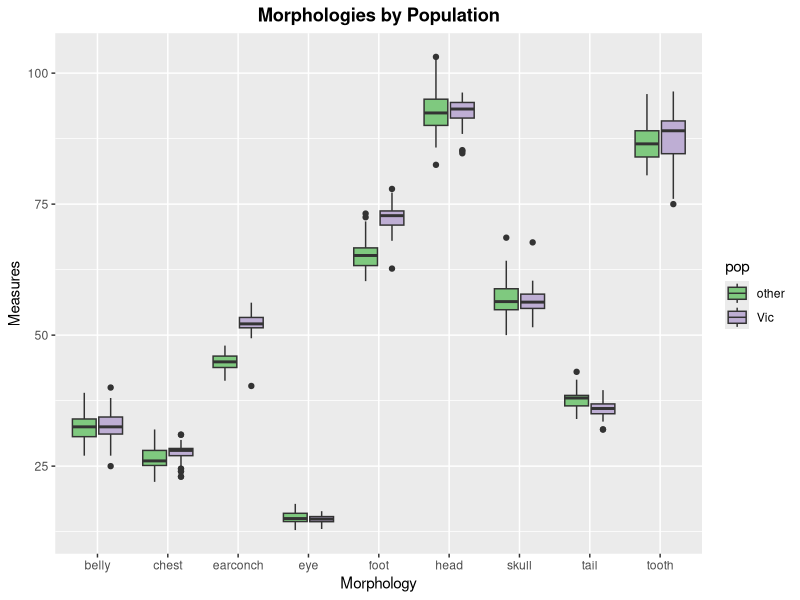
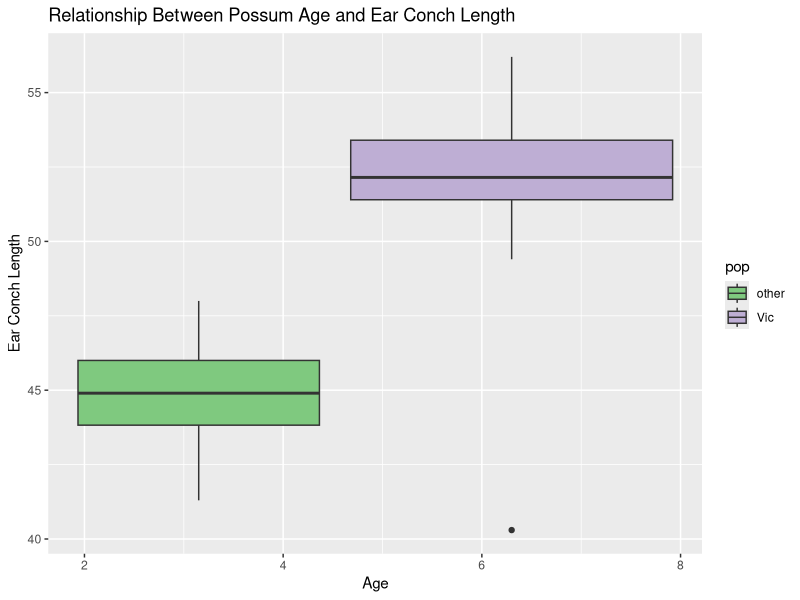
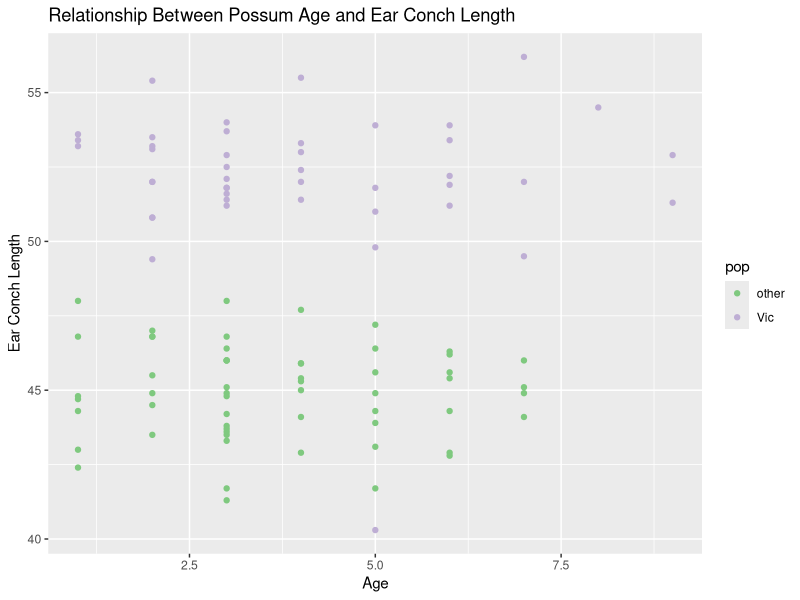
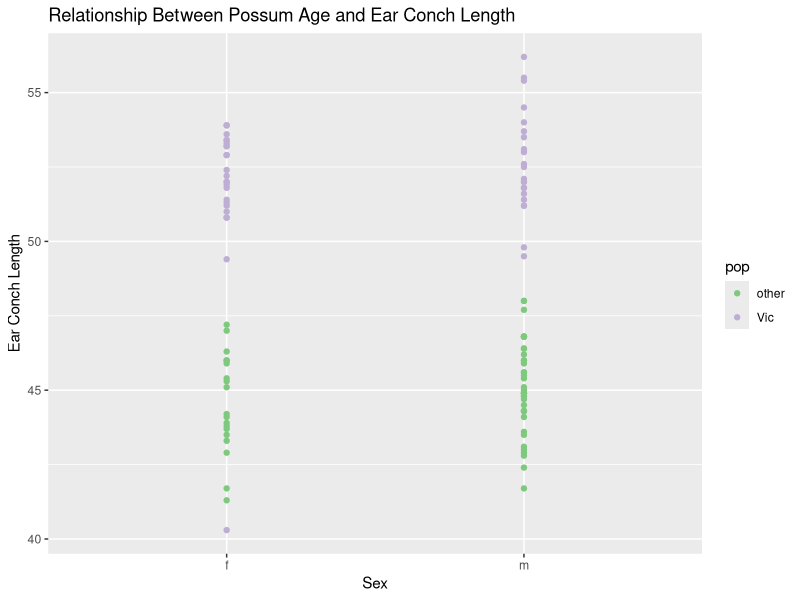
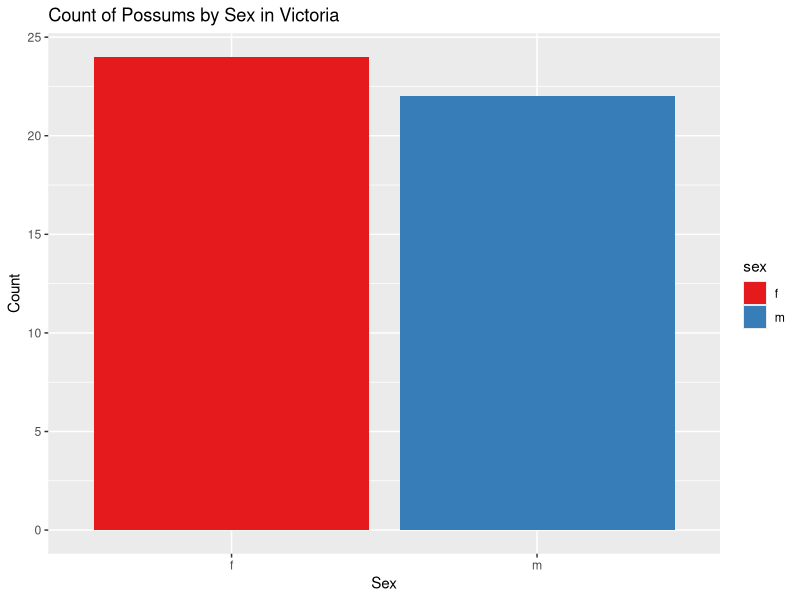
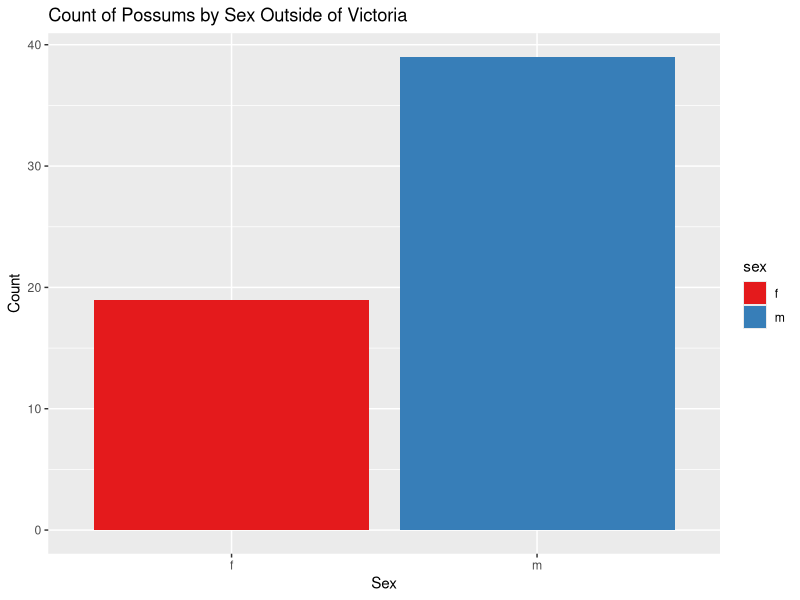
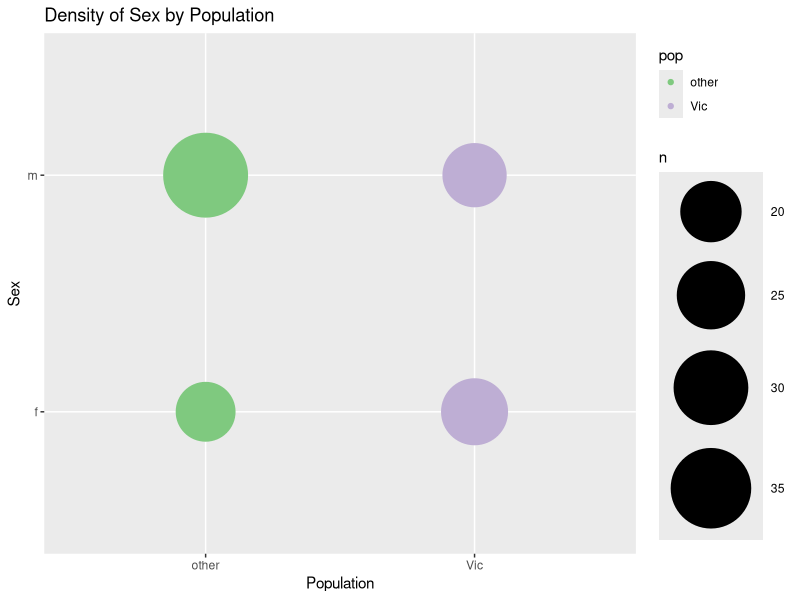
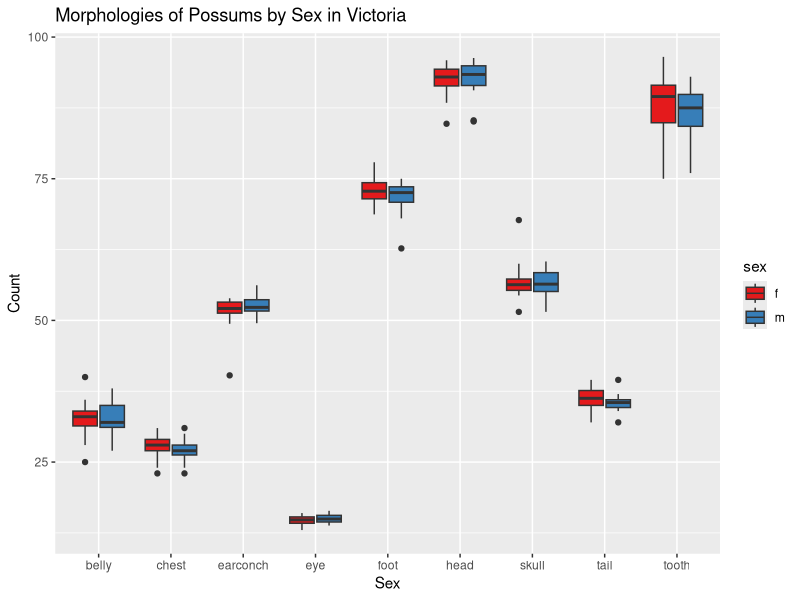

Write R code to recreate these figures, in order.
## ---- chunk 1
knitr::opts_chunk$set(echo = TRUE)
## ---- chunk 2
library(tidyverse)
library(skimr)
library("RColorBrewer")
## ---- chunk 3
 possum <- 
   readr::read_csv(file = "possum.csv", 
   na = c("", " ", "NA", "#N/A", "-999", "\\"))
## ---- chunk 4
# Check dimensions
dim(possum)

# Check column names
colnames(possum)

# Check for NA's
##install.packages("skimr")
possum %>% 
  skimr::skim()
## ---- chunk 5
possum <-
  possum%>% 
  dplyr::rename(
    pop = Pop, #population
    foot = footlgth, #foot length
    head = hdlngth, #head length
    skull = skullw, #skull width
    tail = taill, #tail length
    tooth = totlngth #tooth length
    ) 
possum
## ---- chunk 6
#rename X1 into sample
colnames(possum)<-c("sample", 
                    "case", 
                    "site", 
                    "pop", 
                    "sex",
                    "age",
                    "head",
                    "skull", 
                    "tooth", 
                    "tail", 
                    "foot", 
                    "earconch", 
                    "eye", 
                    "chest", 
                    "belly")
## ---- chunk 7
possum %>%   
  purrr::map_df(~ sum(is.na(.))) %>% 
  tidyr::gather(key="variables", value="num_nas") %>% 
  arrange(desc(num_nas))
## ---- chunk 8
possum %>% 
  gather(head, skull, tooth, tail, foot, earconch, eye, chest, belly, 
         key=morph, value=measure) %>%
  group_by(pop) %>% 
  ggplot(aes(x=morph, y=measure, fill=pop))+
    geom_boxplot()+
    labs(title="Morphologies by Population", 
       x = "Morphology",
       y = "Measures")+
  theme(plot.title = element_text(face="bold", hjust = 0.5))+
  scale_fill_brewer(palette = "Accent")
## ---- chunk 9
possum %>% 
  ggplot(aes(x=age, y=earconch, fill = pop))+
  geom_boxplot()+
  labs(title = "Relationship Between Possum Age and Ear Conch Length",
       x= "Age",
       y= "Ear Conch Length")+
  scale_fill_brewer(palette = "Accent")
## ---- chunk 10
possum %>% 
  ggplot(aes(x=age, y=earconch, color = pop))+
  geom_point()+
  labs(title = "Relationship Between Possum Age and Ear Conch Length",
       x= "Age",
       y= "Ear Conch Length")+
  scale_color_brewer(palette = "Accent")
## ---- chunk 11
possum %>% 
  ggplot(aes(x=sex, y=earconch, color = pop))+
  geom_point()+
  labs(title = "Relationship Between Possum Age and Ear Conch Length",
       x= "Sex",
       y= "Ear Conch Length")+
  scale_color_brewer(palette = "Accent")
## ---- chunk 12
# Count of Possums by Sex in Victoria
possum %>% 
  filter (pop == "Vic") %>% 
  ggplot(aes(x=sex, fill=sex))+
  geom_bar()+
  labs(title = "Count of Possums by Sex in Victoria",
       x= "Sex",
       y= "Count")+
  scale_fill_brewer(palette = "Set1")
## ---- chunk 13
# Count of Possums by Sex Outside of Victoria
possum %>% 
  filter (pop == "other") %>% 
  ggplot(aes(x=sex, fill=sex))+
  geom_bar()+
  labs(title = "Count of Possums by Sex Outside of Victoria",
       x= "Sex",
       y= "Count")+
  scale_fill_brewer(palette = "Set1")
## ---- chunk 14
# Compare relative densities of sex by population
possum %>% 
  ggplot(aes(x=pop, y=sex, color=pop))+
  geom_count()+  #this is a count plot
  scale_size_area(max_size = 28)+
  labs(title="Density of Sex by Population", 
       x="Population", 
       y="Sex")+
  scale_color_brewer(palette = "Accent")
## ---- chunk 15
# Morphologies of Possums by Sex in Victoria
possum %>% 
  filter(pop == "Vic") %>% 
  gather(head, skull, tooth, tail, foot, earconch, eye, chest, belly, key=morph, value=measure) %>%
  group_by(sex) %>% 
  ggplot(aes(x=morph, y=measure, fill=sex))+
    geom_boxplot()+
  labs(title = "Morphologies of Possums by Sex in Victoria",
       x= "Sex",
       y= "Count")+
  scale_fill_brewer(palette = "Set1")
## ---- chunk 16
# Morphologies of Possums by Sex Outside of Victoria
possum %>% 
  filter(pop == "other") %>% 
  gather(head, skull, tooth, tail, foot, earconch, eye, chest, belly, key=morph, value=measure) %>%
  group_by(sex) %>% 
  ggplot(aes(x=morph, y=measure, fill=sex))+
    geom_boxplot()+
  labs(title = "Morphologies of Possums by Sex Outside of Victoria",
       x= "Sex",
       y= "Count")+
  scale_fill_brewer(palette = "Set1")
